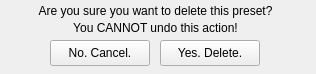
<?xml version="1.0" encoding="UTF-8"?>
<ui version="4.0">
 <class>deleteDialogForm</class>
 <widget class="QWidget" name="deleteDialogForm">
  <property name="geometry">
   <rect>
    <x>0</x>
    <y>0</y>
    <width>316</width>
    <height>74</height>
   </rect>
  </property>
  <property name="windowTitle">
   <string>Form</string>
  </property>
  <property name="styleSheet">
   <string notr="true">QWidget
{
	background: rgb(89, 89, 89);
}

/*-------QLabel-------*/
QLabel
{
	font: 10pt &quot;Futura PT&quot;;
	color: rgb(242, 242, 242);
}

/*----------- QPushButton ----------*/
QPushButton
{
	background: rgb(40, 40, 40);
	color: white;
	border: 2px solid rgb(242, 242, 242);
	font: 10pt &quot;Futura PT&quot;;
	padding: 0,1,0,0;
}

QDPushButton:pressed
{
	background: rgb(242, 242, 242);
	color: black;
	border: 2px solid rgb(242, 242, 242);
	font: 10pt &quot;Futura PT&quot;;
	padding: 0, 1, 0, 0;
}
s</string>
  </property>
  <widget class="QLabel" name="label_2">
   <property name="geometry">
    <rect>
     <x>10</x>
     <y>20</y>
     <width>291</width>
     <height>16</height>
    </rect>
   </property>
   <property name="styleSheet">
    <string notr="true">font: 12pt &quot;Futura PT&quot;;</string>
   </property>
   <property name="text">
    <string>You CANNOT undo this action!</string>
   </property>
   <property name="alignment">
    <set>Qt::AlignCenter</set>
   </property>
  </widget>
  <widget class="QPushButton" name="delete_2">
   <property name="geometry">
    <rect>
     <x>160</x>
     <y>40</y>
     <width>100</width>
     <height>26</height>
    </rect>
   </property>
   <property name="toolTip">
    <string>&quot;Exterminate!&quot;</string>
   </property>
   <property name="text">
    <string>Yes. Delete.</string>
   </property>
  </widget>
  <widget class="QPushButton" name="cancel">
   <property name="geometry">
    <rect>
     <x>50</x>
     <y>40</y>
     <width>100</width>
     <height>26</height>
    </rect>
   </property>
   <property name="toolTip">
    <string>&quot;I've made a huge mistake.&quot;</string>
   </property>
   <property name="text">
    <string>No. Cancel.</string>
   </property>
  </widget>
  <widget class="QLabel" name="label">
   <property name="geometry">
    <rect>
     <x>10</x>
     <y>3</y>
     <width>291</width>
     <height>16</height>
    </rect>
   </property>
   <property name="styleSheet">
    <string notr="true">font: 12pt &quot;Futura PT&quot;</string>
   </property>
   <property name="text">
    <string>Are you sure you want to delete this preset?</string>
   </property>
   <property name="alignment">
    <set>Qt::AlignCenter</set>
   </property>
  </widget>
 </widget>
 <resources/>
 <connections/>
</ui>
